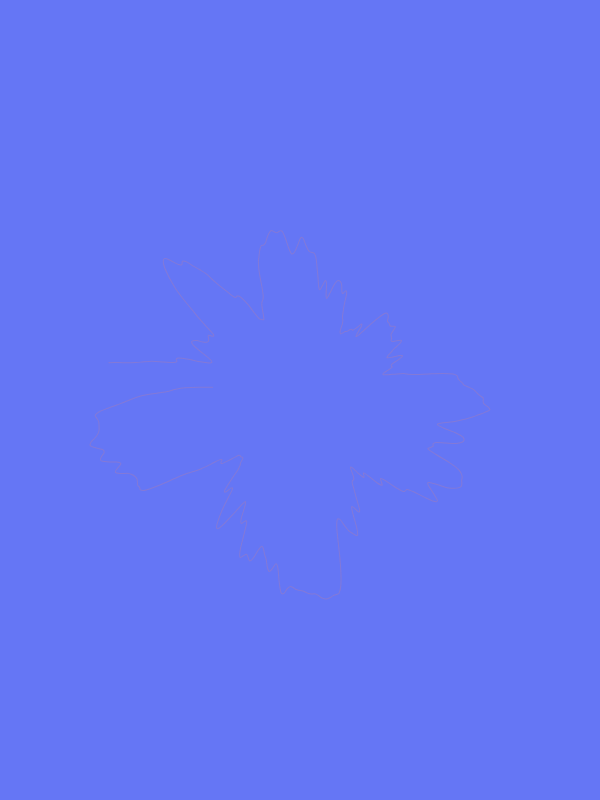
Frame 1 (no input)
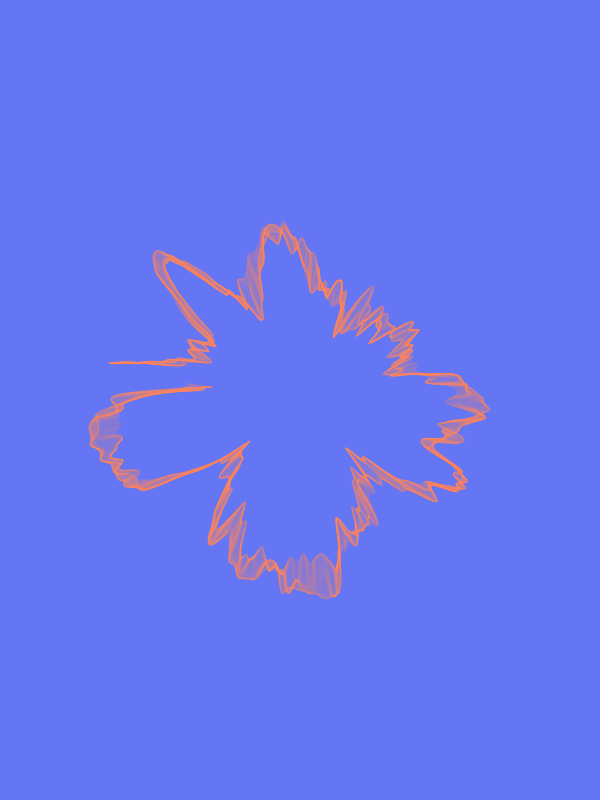
Frame 60 (no input)
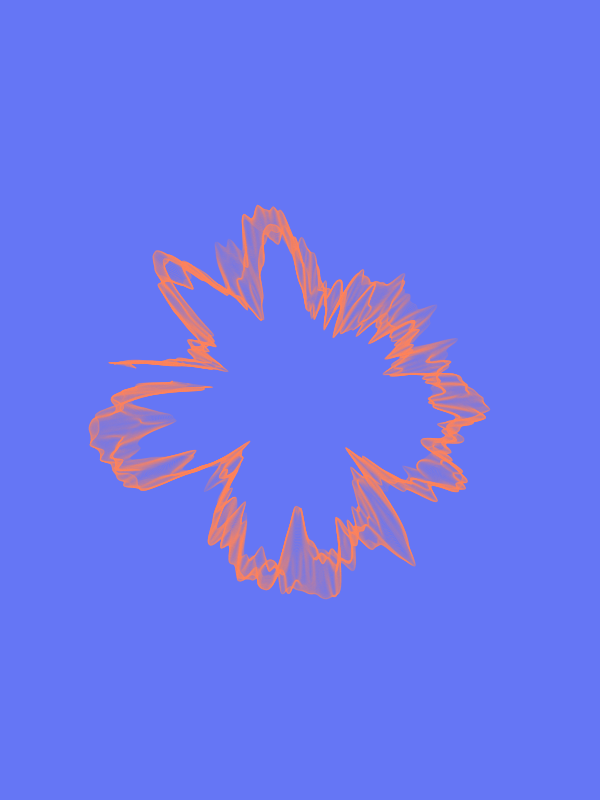
Frame 120 (the mouse pressed at the canvas centre since frame 60)

The p5.js sketch that drew these frames (run headless with seeded random() and noise() and a simulated clock; from frame 60 on, the mouse is pressed at the canvas centre):

// p5.js sketch
// ── sketch.js
var n = 400;
var minRad = 1;
var maxRad = 300;
var Ang = 0.05;
var Time = 0.005;

function setup() {
  createCanvas(600, 800);
  background(101, 118, 245);
  noFill();
  stroke(255,132,91,50);
}

function draw() {
  translate(width/2, height/2);
  rotate(85);
  beginShape();
  for (var i=0; i<n; i++) {
    var ang = map(i, 0, n, 0, TAU);
    var rad = map(noise(i*Ang, frameCount*Time), 0, 1, minRad, maxRad);
    var x = rad * cos(ang);
    var y = rad * sin(ang);
    curveVertex(x, y);

  }
  endShape();
}
